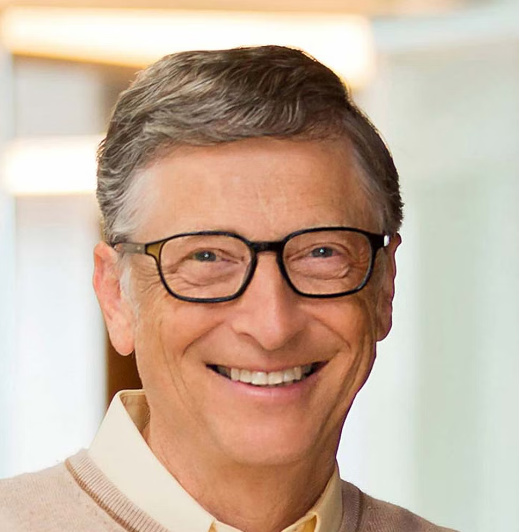
#> input picture bill.PNG, 519 x 532 px, found by its file name
$ jupyter execute code.ipynb   (older library calls are emulated)   (text cells are left out)
#> lines starting #> are read from the running program, lines starting #| are printed output that depends on the picture; after the words box and inside, x2 and y2 are one past the last pixel; in counts of white or black regions, pixels touching at a corner belong together
[cell 1]
# import the libraries
import cv2
import numpy as np
import matplotlib.pyplot as plt

[cell 2]
#define function for displaying the image
def show_img(img):
    plt.axis('off')
    plt.imshow(img)

[cell 3]
def to_sketch(image):

    #converting from BGR to RGB
    img_gray = cv2.cvtColor(image , cv2.COLOR_BGR2GRAY)

    #make the image revert
    img_invert = cv2.bitwise_not(img_gray)

    #blurring the image using Gaussian filter
    img_blur = cv2.GaussianBlur(img_invert,(21,21),sigmaX=0,sigmaY=0)

    #devide image by inverted one
    sketched = cv2.divide(img_gray,255-img_blur,scale=256)

    #create kernel for sharpening
    kernel = np.array([[-1,-1,-1], [-1,9,-1], [-1,-1,-1]])

    #sharpening the image using kernel above
    sharped = cv2.filter2D(sketched, -1, kernel)

    #mix gray image with sharped
    sketched = cv2.addWeighted(img_gray, .2, sharped, .8,1)

    return sharped

[cell 4]
#reading the image and applying sketch and displaying the result
image_address = 'bill.png'
img = cv2.imread(image_address)
#> img is the input picture: shape (532, 519, 3); mean B, G, R 157.5, 176, 198.8
plt.axis('off')
plt.imshow(to_sketch(img),cmap='gray')
plt.show()

[cell 5]
def to_sketch2(img):
    img_gray = cv2.cvtColor(img , cv2.COLOR_BGR2GRAY)

    #blurring the image using Gaussian filter
    img_blur = cv2.GaussianBlur(img_gray,(21,21),sigmaX=0,sigmaY=0)

    #devide image by inverted one
    sketched = cv2.divide(img_gray,255-img_blur,scale=256)

    return sketched

[cell 6]
sketched = to_sketch2(img)
plt.axis('off')
plt.imshow(sketched,cmap='gray')
plt.show()

[cell 7]
s1 = to_sketch(img)
s2 = to_sketch2(img)
res = cv2.addWeighted(s1, 0.5, s2, 0.5, 1)
plt.axis('off')
plt.imshow(res,cmap='gray')
plt.show()

[cell 8]
# define a video capture object
vid = cv2.VideoCapture(0)

while(True):

    #read each frame
    ret, frame = vid.read()
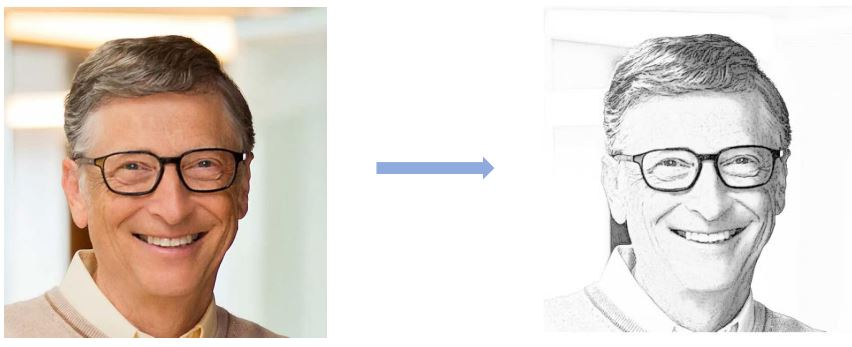
#> input picture res1.JPG, 852 x 347 px, given in place of the camera
#> frame is the input picture: shape (347, 852, 3); mean B, G, R 209.9, 216.2, 224.4

    #apply filter bank to each frame
    s1 = to_sketch(frame)
#> in to_sketch (call 3), `img_invert = cv2.bitwise_not(img_gray)`:
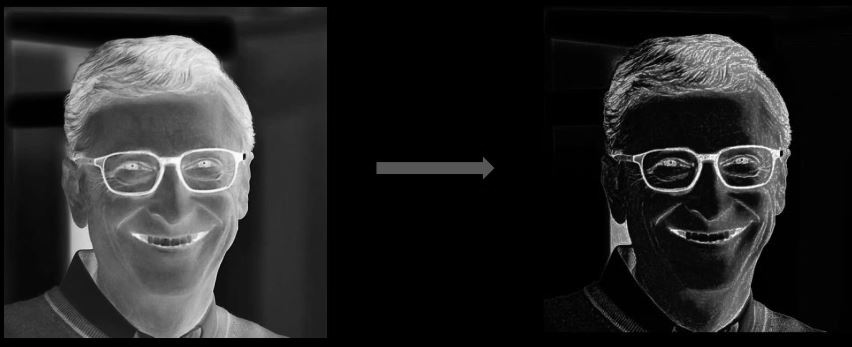
#> img_invert: shape (347, 852); min 0, max 255, mean 37.1
#> in to_sketch (call 3), `sharped = cv2.filter2D(sketched, -1, kernel)`:
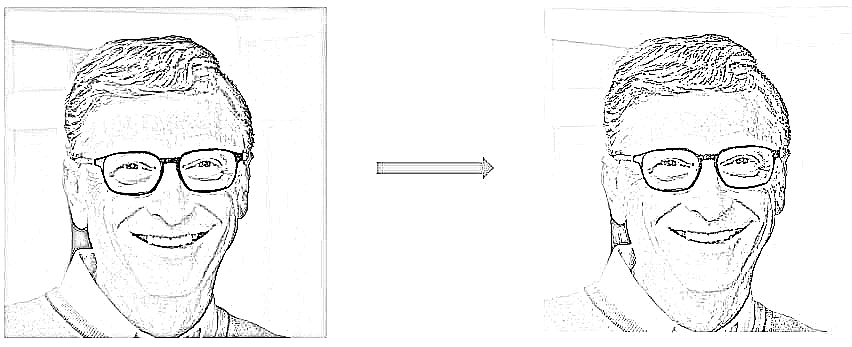
#> sharped: shape (347, 852); min 0, max 255, mean 243.2
    s2 = to_sketch2(frame)
    sketched = cv2.addWeighted(s1, 0.5, s2, 0.5, 1)
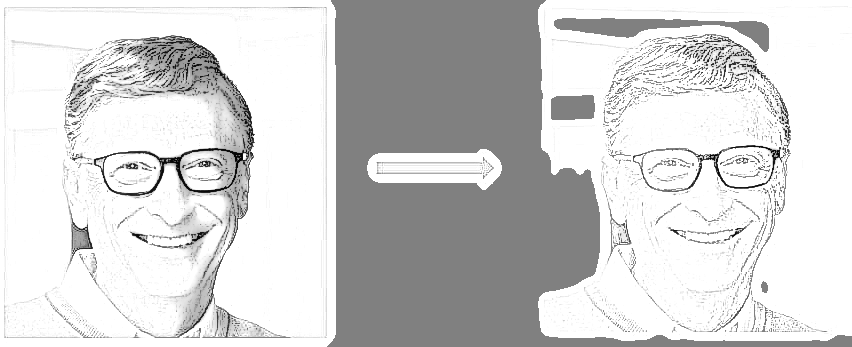
#> sketched: shape (347, 852); min 1, max 255, mean 210.3

    #displaying each filtered frame
    cv2.imshow("result" , sketched)

    #end of streaming by pressing 'q'
    if cv2.waitKey(1) & 0xFF == ord('q'):
#> (key q is pressed here)
        break

#release the source
vid.release()

#close all windows
cv2.destroyAllWindows()

[cell 9]
#define function for making the image cartoonize
def cartoonize(img):

    #using bilateral filter to blur the image
    colorImage = cv2.bilateralFilter(img, 15, 50, 50)

    #computing gradient of image in x direction
    grad_x = cv2.Sobel(colorImage, cv2.CV_16S, 1, 0, ksize=3, scale=1, delta=0, borderType=cv2.BORDER_DEFAULT)
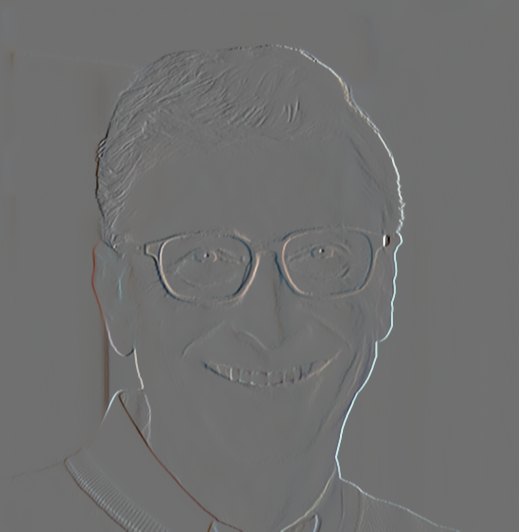
#> grad_x: shape (532, 519, 3) int16; mean R, G, B -0.3, -0.1, -0.2; drawn with min black and max white

    #computing gradient of image in y direction
    grad_y = cv2.Sobel(colorImage, cv2.CV_16S, 0, 1, ksize=3, scale=1, delta=0, borderType=cv2.BORDER_DEFAULT)
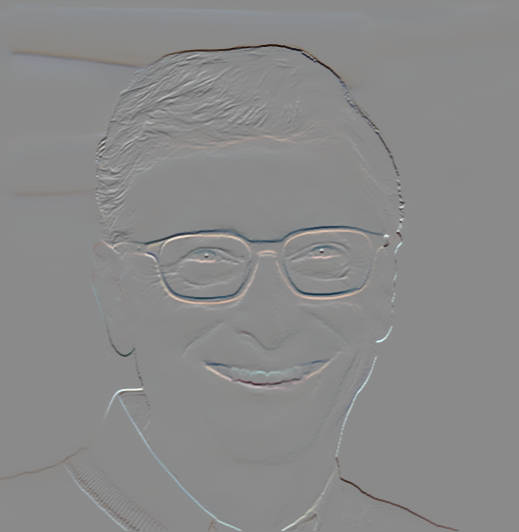
#> grad_y: shape (532, 519, 3) int16; mean R, G, B -0.7, -0.6, -0.3; drawn with min black and max white

    #normalizing the gradients
    abs_grad_x = cv2.convertScaleAbs(grad_x)
    abs_grad_y = cv2.convertScaleAbs(grad_y)
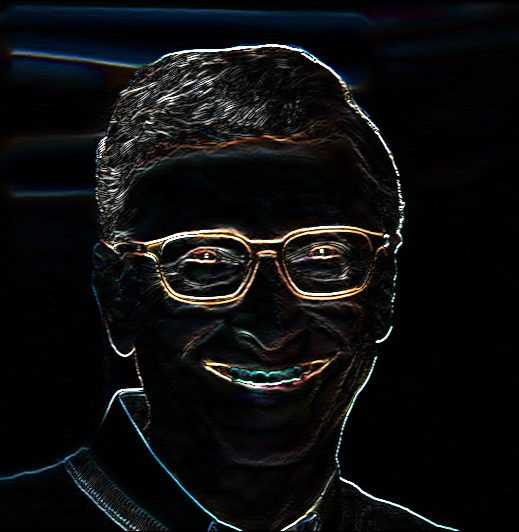
#> abs_grad_y: shape (532, 519, 3); mean R, G, B 14, 14.6, 15.3

    #mix graient in both direction
    grad = cv2.addWeighted(abs_grad_x, 0.5, abs_grad_y, 0.5, 0)

    #mix gradient of image with orinial one to shapren the image
    grad = cv2.addWeighted(colorImage, 1, grad, -0.5, 0)

    return grad

[cell 10]
img = cv2.imread(image_address)
img = cv2.cvtColor(img , cv2.COLOR_BGR2RGB)
cartoonized = cartoonize(img)
show_img(cartoonized)

[cell 11]
#another method for cartoonizing the image
def cartoonize2(img):

    #convert image to gray scale
    img_grey = cv2.cvtColor(img, cv2.COLOR_BGR2GRAY)
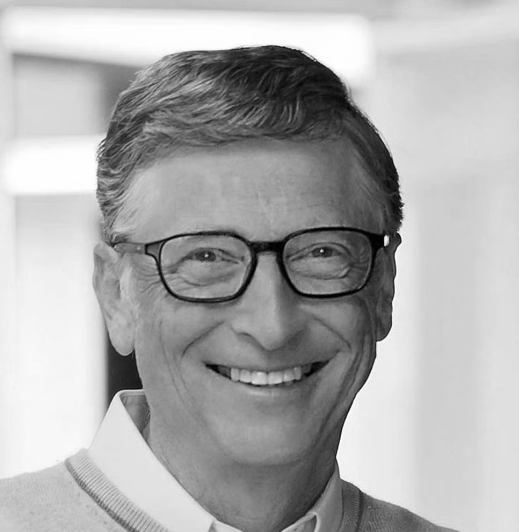
#> img_grey: shape (532, 519); min 0, max 255, mean 173

    #blurring the image using median filter
    smoothGrayScale = cv2.medianBlur(img_grey, 5)

    #get the edges
    getEdge = cv2.adaptiveThreshold(smoothGrayScale, 255, cv2.ADAPTIVE_THRESH_MEAN_C, cv2.THRESH_BINARY, 9, 9)
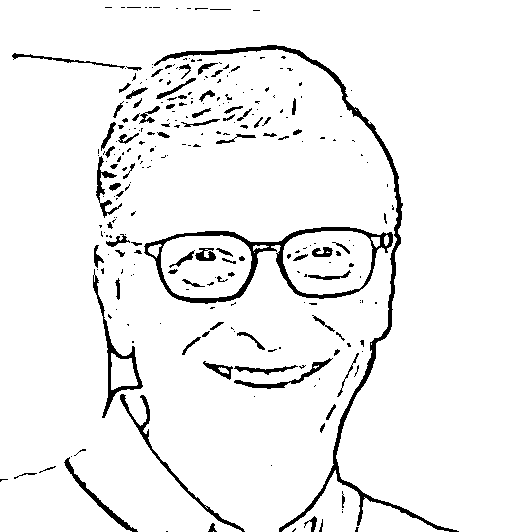
#> getEdge: shape (532, 519); 94.5% white; 271 black regions (185 under 20 px), largest, box (x1, y1, x2, y2) and area: (154, 45, 459, 532) 3620, (144, 227, 393, 304) 2747, (93, 269, 143, 418) 887

    #bitwise the image with edge computed above
    cartoonImage = cv2.bitwise_and(img, img, mask=getEdge)
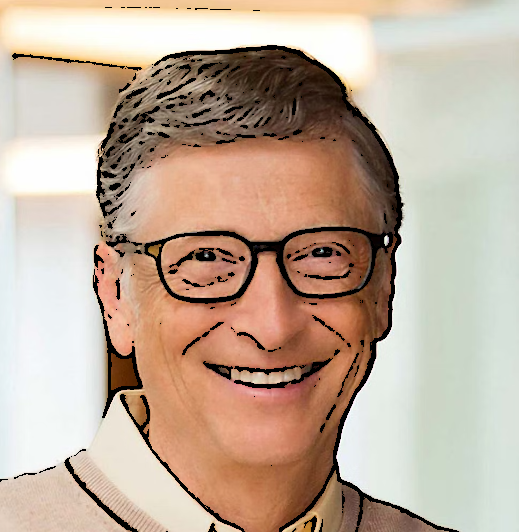
#> cartoonImage: shape (532, 519, 3); mean R, G, B 192.5, 171.8, 154.3

    return cartoonImage
